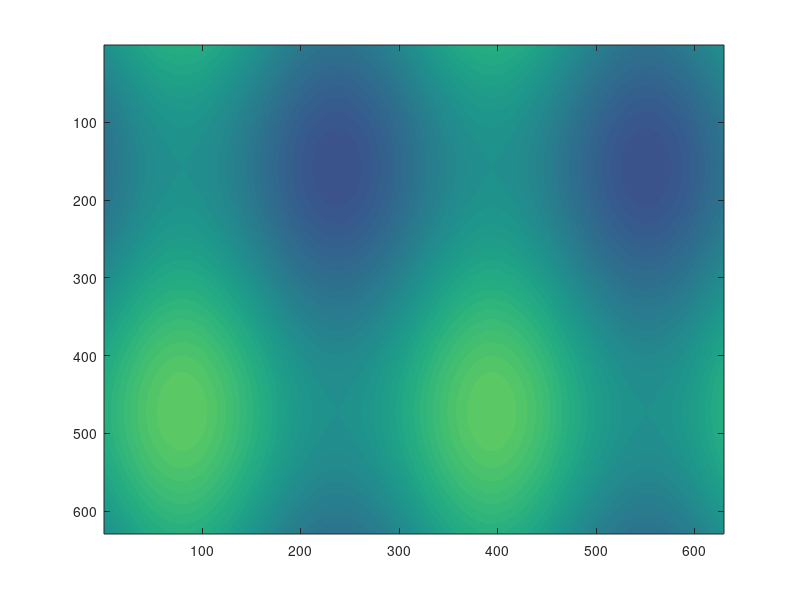
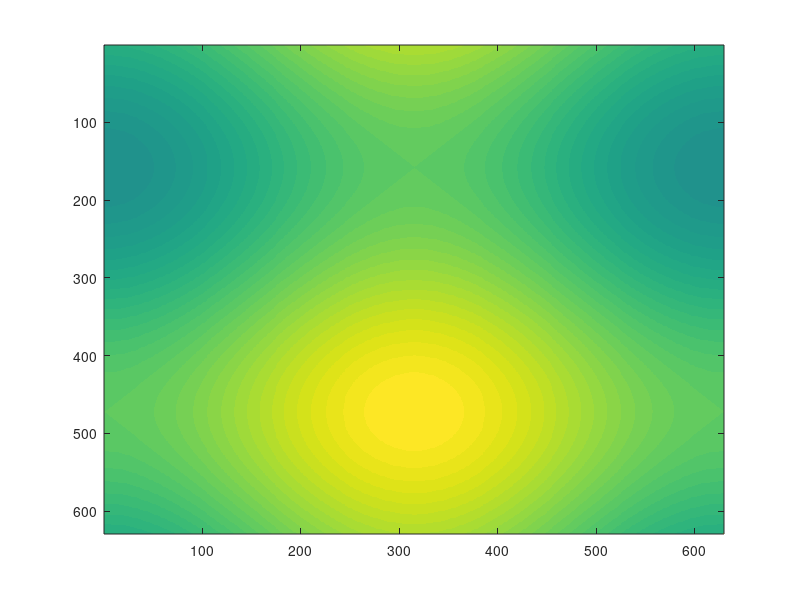

Write the MATLAB code that produced these figures, in order.
function DrawCurvMap

close all;
clear all;
clc;

x = -1*pi:.01:pi;
y = x;

[X,Y] = meshgrid(x,y);

Chi0Curv = sin(2*X)+sin(Y);
Chi0Curv(1,1)=-4;
Chi0Curv(end,end)=4;

Chi2Curv = 2+cos(X)+sin(Y);
Chi2Curv(1,1)=-4;
Chi2Curv(end,end)=4;

figure;
imagesc(Chi0Curv);

figure;
imagesc(Chi2Curv);

test = 1;